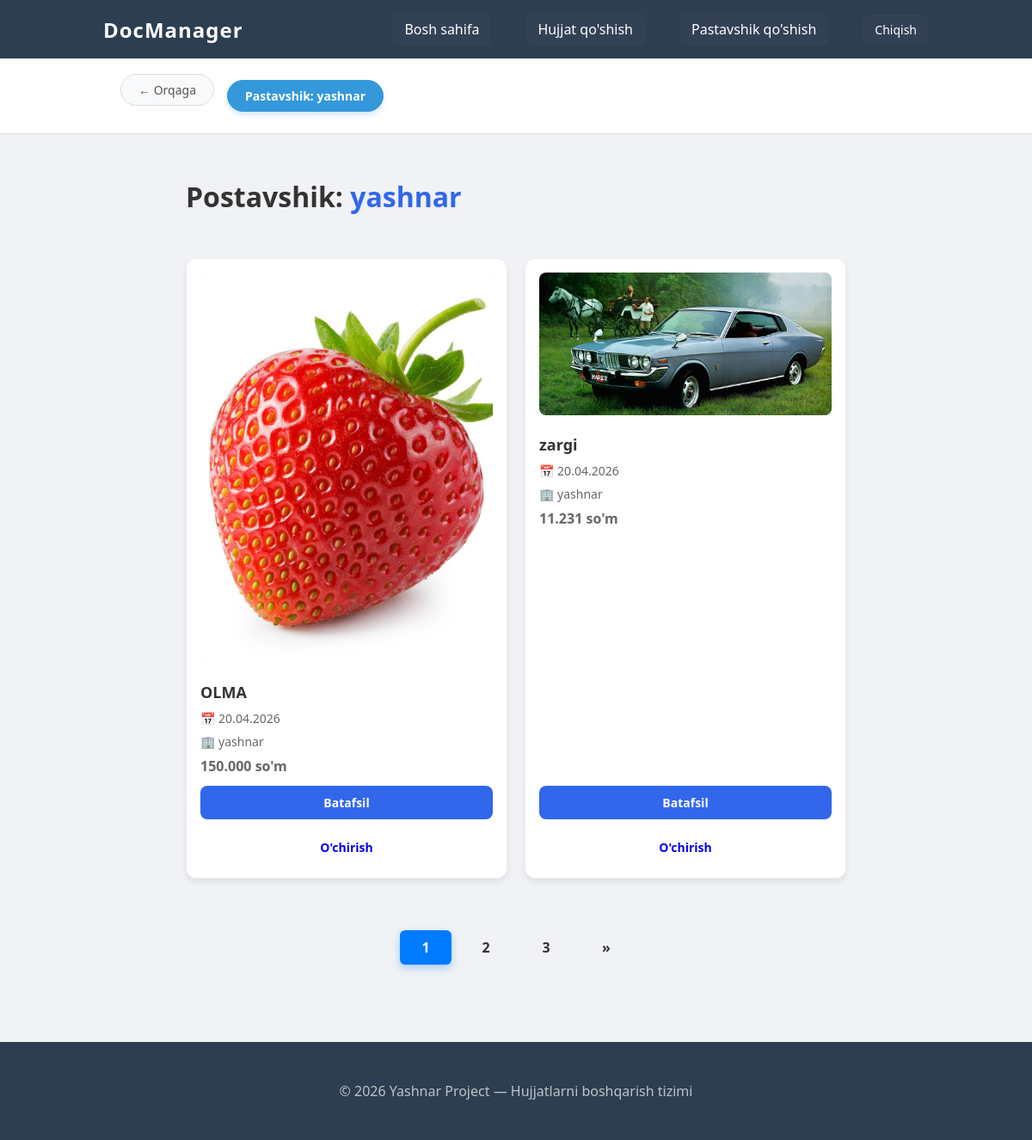
The page /?cat=yashnar (signed in) on the database its author committed.
### documents/models.py (models this page shows, shortened)
class Category(models.Model):
    user = models.ForeignKey(MainUser, on_delete=models.CASCADE, related_name="category")
    name = models.CharField(max_length=30, verbose_name="Hujjat turi")
    slug = models.SlugField(max_length=255, verbose_name="URL", db_index=True, unique=True)
    class Meta:
        verbose_name = "Hujjatlar turi - (Category)"
        verbose_name_plural = "Hujjatlar turi - (Category)"

class Documents(models.Model):
    user = models.ForeignKey(MainUser, on_delete=models.CASCADE, verbose_name="Foydalanuvchi", related_name="hujjatlar")
    category = models.ForeignKey('Category', on_delete=models.CASCADE, related_name="hujjatlar", verbose_name="Hujjat turi")
    name = models.CharField(max_length=30, verbose_name="Hujjat nomi")
    price = models.DecimalField(max_digits=16, decimal_places=2, verbose_name="Narxi")
    slug = models.SlugField(max_length=250, db_index=True, verbose_name="URL", unique=True)
    image = models.ImageField(upload_to='documents/images', verbose_name="Rasm")
    description = models.TextField(null=True, blank=True, verbose_name="Qo'shimcha ma'lumot")
    time_create = models.DateField(auto_now_add=True, verbose_name="Yaratilgan vaqti")
    time_update = models.DateField(auto_now=True, verbose_name="Yangilangan vaqti")
    def get_absolute_url(self):
        return reverse('document_detail', kwargs={'document_slug': self.slug})
    def get_absolute_url1(self):
        return reverse('delete_document', kwargs={'document_slug': self.slug})
    class Meta:
        verbose_name = "Hujjat"
        verbose_name_plural = "Hujjatlar"

### documents/views.py (the view)
# urls.py: path('', cache_page(60)(MainPage.as_view()), name='home'),
class MainPage(LoginRequiredMixin, DataMixin, ListView):
    model = Documents
    paginate_by = 2
    template_name = 'home.html'
    context_object_name = 'documents'
    login_url = reverse_lazy('login')
    def get_context_data(self, **kwargs):
        context = super().get_context_data(**kwargs)
        cat = self.request.GET.get('cat')
        c_def = self.get_context_user(cat)
        return dict(list(context.items()) + list(c_def.items()))
    def get_queryset(self):
        cat = self.request.GET.get('cat')
        if not cat:
            return Documents.objects.filter(user=self.request.user).select_related('category').order_by('-time_create')
        return Documents.objects.filter(user=self.request.user, category__slug=cat)

### documents/templatetags/custom_filters.py (called while the page is built)
@register.filter
def dotcomma(value):
    try:
        value = int(value)
        return f"{value:,}".replace(",", ".")
    except (ValueError, TypeError):
        return value

@register.simple_tag(name="get_cats")
def get_categories(user):
    categories = Category.objects.filter(user=user).distinct()
    return categories

### documents/utils.py (called while the page is built)
    def get_context_user(self, cat=None, **kwargs):
        context = kwargs
        if not cat:
            context['cat_selected'] = 0
        else:
            context['cat_selected'] = cat
        return context

### templates/home.html (shortened to what this page needs)
{% extends 'base.html' %}
{% block content %}
{% load static %}
{% load custom_filters %}
<link rel="stylesheet" href="{% static 'css/custom_btn.css' %}">
<div class="container">
    {% for cat in categories %}
        {% if cat.slug == cat_selected and documents %}
            <h1 style="margin-bottom: 20px;">Postavshik: <span style="color: #3267ec;">{{ cat.name }}</span></h1>
        {% endif %}
    {% endfor %}
    <div class="documents">
        {% for doc in documents %}
           <div class="doc-card">
                {% if doc.image %}
                    <img src="{{ doc.image.url }}" class="doc-img" alt="{{ doc.name }}">
                {% else %}
                    <div class="doc-img" style="background: #f3f4f6; display: flex; align-items: center; justify-content: center; color: #999;">Rasm mavjud emas</div>
                {% endif %}
                <h3>{{ doc.name }}</h3>
                <p>📅 {{ doc.time_create|date:"d.m.Y" }}</p>
                <p>🏢 {{ doc.category.name }}</p>
                <p class="price-tag">{{ doc.price|dotcomma }} so'm</p>
                <div style="margin-top: auto; display: flex; flex-direction: column; gap: 5px;">
                    <a href="{{ doc.get_absolute_url }}" class="btn-custom btn-detail">Batafsil</a>
                    <a href="{{ doc.get_absolute_url1 }}"
   class="btn-custom btn-delete-red"
   onclick="return confirm('Siz rostdan ham ushbu hujjatni o\'chirmoqchimisiz?')">
   O'chirish
</a>
                </div>
            </div>
        {% endfor %}
    </div>
</div>
{% endblock %}

### templates/base.html (shortened to what this page needs)
<!DOCTYPE html>
<html lang="uz">
<head>
    {% load static %}
    {% load custom_filters %}
    <link rel="stylesheet" href="{% static 'css/style.css' %}">
</head>
<body>
<header class="header">
    <div class="container header-inner">
        <h2 class="logo"><a href="/">DocManager</a></h2>
        <nav class="nav">
            <a href="/" class="nav-link">Bosh sahifa</a>
            <a href="{% url 'addpage' %}" class="nav-link">Hujjat qo'shish</a>
            <a href="{% url 'addcat' %}" class="nav-link">Pastavshik qo'shish</a>
            <a href="{% url 'logout' %}" class="logout-btn">Chiqish</a>
        </nav>
    </div>
</header>
{% get_cats request.user as categories %}
<nav class="category-bar">
    <div class="container">
        <ul class="category-list" style="list-style: none; display: flex; gap: 15px; padding: 10px 0;">
            {% if cat_selected == 0 %}
                <li class="cat-item active"><strong>Barchasi</strong></li>
                {% for cat in categories %}
                    <li><a href="/?cat={{ cat.slug }}" class="cat-item">{{ cat.name }}</a></li>
                {% endfor %}
            {% else %}
                <li><a href="/" class="cat-item">← Orqaga</a></li>
                {% for cat in categories %}
                    {% if cat.slug == cat_selected %}
                        {% if doc %}
                            <li><a href="/?cat={{ cat.slug }}" class="cat-item">Pastavshik: {{ cat.name }}</a></li>
                            <li class="cat-item active"> / Hujjat: {{ doc.name }}</li>
                        {% else %}
                            <li class="cat-item active"><strong>Pastavshik: {{ cat.name }}</strong></li>
                        {% endif %}
                    {% endif %}
                {% endfor %}
            {% endif %}
        </ul>
    </div>
</nav>
<main class="container main-content">
    {% block content %}{% endblock %}
    <div class="pagination-wrapper">
        {% if page_obj.has_other_pages %}
            <ul class="pagination">
                {% for p in paginator.page_range %}
                    {% if page_obj.number == p %}
                        <li class="active"><span>{{ p }}</span></li>
                    {% elif p > page_obj.number|add:-3 and p < page_obj.number|add:3 %}
                        <li><a href="?page={{ p }}{% if cat_selected %}&cat={{ cat_selected }}{% endif %}">{{ p }}</a></li>
                    {% endif %}
                {% endfor %}
                {% if page_obj.has_next %}
                    <li><a href="?page={{ page_obj.next_page_number }}{% if cat_selected %}&cat={{ cat_selected }}{% endif %}">»</a></li>
                {% endif %}
            </ul>
        {% endif %}
    </div>
</main>
<footer class="footer">
    <div class="container">
        <p>© 2026 Yashnar Project — Hujjatlarni boshqarish tizimi</p>
    </div>
</footer>
</body>
</html>

### static/css/style.css (style rules this page uses)
body { margin:0; font-family: Arial, sans-serif; background:#f4f6f8; }
.container { width:80%; margin:auto; }
.header { background:#1e293b; color:white; padding:15px 0; }
.logo { display:inline-block; }
nav { float:right; }
nav a { color:white; text-decoration:none; margin-left:20px; }
.documents { display:grid; grid-template-columns:repeat(auto-fill,minmax(250px,1fr)); gap:20px; margin-top:30px; }
.doc-card { background:white; padding:20px; border-radius:10px; box-shadow:0 2px 5px rgba(0,0,0,0.1); }
.doc-card h3 { margin-top:0; }
.footer { margin-top:50px; text-align:center; padding:20px; background:#e5e7eb; }
body { margin:0; font-family: Arial, sans-serif; background:#f4f6f8; display:flex; flex-direction:column; min-height:100vh; }
main { flex:1; }
.header { background:#1e293b; padding:15px 0; }
.header-inner { display:flex; justify-content:space-between; align-items:center; }
.logo { color:white; margin:0; }
.nav { display:flex; gap:15px; }
.nav a { color:white; text-decoration:none; padding:8px 14px; border-radius:6px; background:#334155; }
.doc-card img { max-width: 100%; height: auto; display: block; min-height: 150px; background: #eee; }
.btn-detail { display: inline-block; padding: 10px 20px; background-color: #1e293b; color: white; text-decoration: none; border-radius: 5px; transition: 0.3s; margin-top: 10px; }
.container { max-width: 1100px; margin: 0 auto; padding: 0 20px; }
.header { background-color: #1a237e; color: white; padding: 15px 0; }
.header-inner { display: flex; justify-content: space-between; align-items: center; }
.logo { margin: 0; font-size: 24px; }
.nav a { color: white; text-decoration: none; margin-left: 20px; font-weight: 500; }
.category-bar { background-color: #f5f5f5; border-bottom: 1px solid #ddd; padding: 12px 0; margin-bottom: 20px; }
.category-list { display: flex; gap: 12px; list-style: none; padding: 0; margin: 0; }
.cat-item { text-decoration: none; color: #444; padding: 6px 18px; background: white; border: 1px solid #ccc; border-radius: 20px; font-size: 14px; transition: 0.3s; }
.cat-item:hover, .cat-item.active { background-color: #007bff; color: white; border-color: #007bff; }
body { font-family: 'Segoe UI', Tahoma, Geneva, Verdana, sans-serif; margin: 0; padding: 0; background-color: #f0f2f5; color: #333; }
.header { background-color: #2c3e50; color: white; padding: 15px 0; box-shadow: 0 2px 10px rgba(0,0,0,0.1); }
.logo a { color: white; text-decoration: none; font-weight: bold; letter-spacing: 1px; }
.nav { display: flex; align-items: center; gap: 20px; }
.nav-link { color: #bdc3c7; text-decoration: none; transition: 0.3s; }
.logout-btn { background-color: #e74c3c; color: white; padding: 8px 15px; border-radius: 5px; text-decoration: none; font-size: 14px; }
.category-bar { background: white; padding: 15px 0; border-bottom: 1px solid #ddd; margin-bottom: 30px; position: sticky; top: 0; z-index: 100; }
.category-list { display: flex; gap: 12px; overflow-x: auto; padding-bottom: 5px; }
.cat-item { text-decoration: none; color: #555; padding: 8px 20px; background: #f8f9fa; border: 1px solid #ddd; border-radius: 25px; font-size: 14px; white-space: nowrap; transition: 0.3s; }
.cat-item:hover, .cat-item.active { background-color: #3498db; color: white; border-color: #3498db; box-shadow: 0 4px 6px rgba(52, 152, 219, 0.2); }
.main-content { min-height: 70vh; }
.footer { text-align: center; padding: 30px 0; background-color: #2c3e50; color: #bdc3c7; margin-top: 50px; }

### static/css/custom_btn.css (style rules this page uses)
.documents { display: grid; grid-template-columns: repeat(auto-fill, minmax(280px, 1fr)); gap: 20px; padding: 20px 0; }
.doc-card { background: #fff; border-radius: 12px; padding: 16px; box-shadow: 0 4px 6px rgba(0,0,0,0.07); transition: transform 0.2s ease, box-shadow 0.2s ease; border: 1px solid #eee; display: flex; flex-direction: column; }
.doc-img { width: 100%; height: 180px; object-fit: cover; border-radius: 8px; margin-bottom: 12px; }
.btn-custom { display: inline-block; padding: 10px 16px; font-weight: 600; text-align: center; text-decoration: none; border-radius: 8px; cursor: pointer; transition: all 0.2s ease; font-size: 14px; border: none; margin-top: 8px; }
.btn-detail { background-color: #3267ec; color: #fff; }
.doc-card h3 { margin: 10px 0 5px; font-size: 18px; color: #333; }
.doc-card p { margin: 4px 0; color: #666; font-size: 14px; }
.price-tag { font-weight: bold; color: #10b981; font-size: 16px !important; }

### rows shown on the page
Category: name "yashnar"
Documents: image (picture), name "OLMA", time_create "20.04.2026", category.name "yashnar", price|dotcomma "150.000"
Documents: image (picture), name "zargi", time_create "20.04.2026", category.name "yashnar", price|dotcomma "11.231"

### other values the page prints
{{ p }} "1"
{{ p }} "2" "3"
